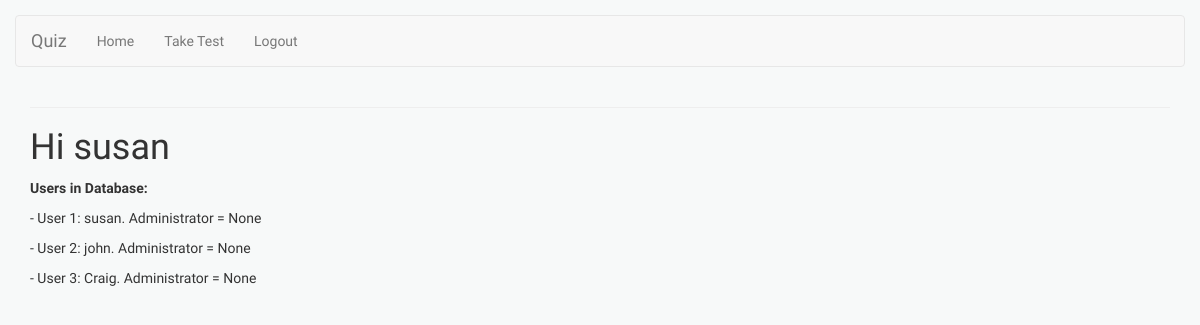
Before: /index (signed in) with the older database file.
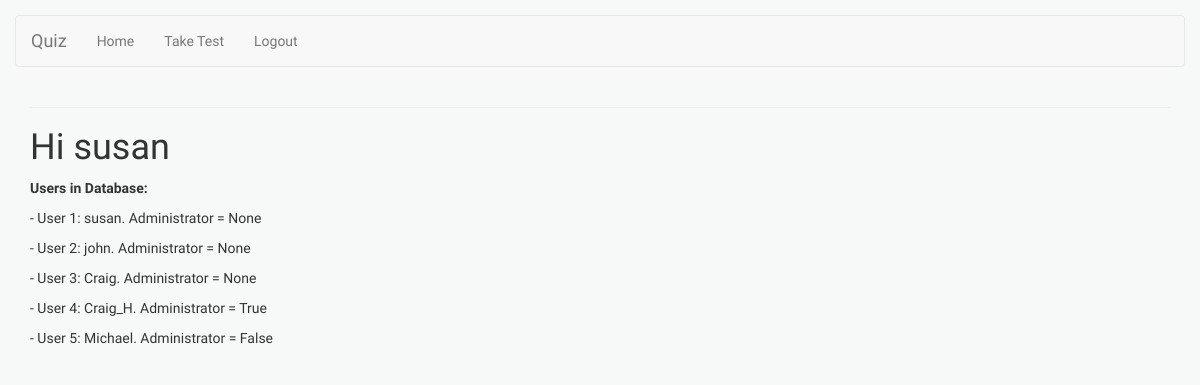
After: the same page with the newer database file.
### app/models.py (models this page shows, shortened)
class User(UserMixin, db.Model):
    id = db.Column(db.Integer, primary_key=True)
    username = db.Column(db.String(64), index=True, unique=True)
    email = db.Column(db.String(120), index=True, unique=True)
    password_hash = db.Column(db.String(128))
    admin = db.Column(db.Boolean)

### app/routes.py (the view)
@app.route('/')
@app.route('/index')
@login_required # this will force login to access the page
def index():
    users = User.query.all()
    return render_template('index.html', title = 'Home', users = users)

### app/models.py (called while the page is built)
@login.user_loader
def load_user(id):
    return User.query.get(int(id))

### app/templates/index.html
{% extends "base.html" %}
{% block content %}
    <h1>Hi {{current_user.username}} </h1>
    <p><b>Users in Database:</b></p>
    {% for user in users %}
    <p> - User {{user.id}}: {{user.username }}. Administrator = {{user.admin}} </p>
    {% endfor %}
{% endblock %}

### app/templates/base.html (shortened to what this page needs)
<!doctype html>
<html lang="en">
    <head>
        <link rel="stylesheet" href="https://maxcdn.bootstrapcdn.com/bootstrap/3.4.1/css/bootstrap.min.css">
        <link rel="stylesheet" href="main.css">
    </head>
    <body>
        <nav class="navbar navbar-default">
            <div class="container-fluid">
                <div class="navbar-header">
                    <a class="navbar-brand" href="#">Quiz</a>
                </div>
                <ul class="nav navbar-nav">
                    <li><a href="{{ url_for('index') }}" class="nav-link">Home</a></li>
                    <li><a href="{{ url_for('take_test') }}" class="nav-link">Take Test</a></li>
                    {% if current_user.is_anonymous %}
                    <li><a href="{{ url_for('login') }}" class="nav-link">Login</a></li>
                    {% else %}
                    <li><a href="{{ url_for('logout') }}" class="nav-link">Logout</a></li>
                    {% endif %}
               </ul>
            </div>
        </nav>
        <div class="container">
        <hr>
        {% block content %}{% endblock %}
        </div>
    </body>
</html>

### original_html_used/main.css (style rules this page uses)
body { margin: 15px; border: 10rem; background-color: #F7F9F9; font-family: 'Exo 2', sans-serif; }

Changed rows visible on the page:
added User: id "4", username "Craig_H", admin "True"
added User: id "5", username "Michael", admin "False"
